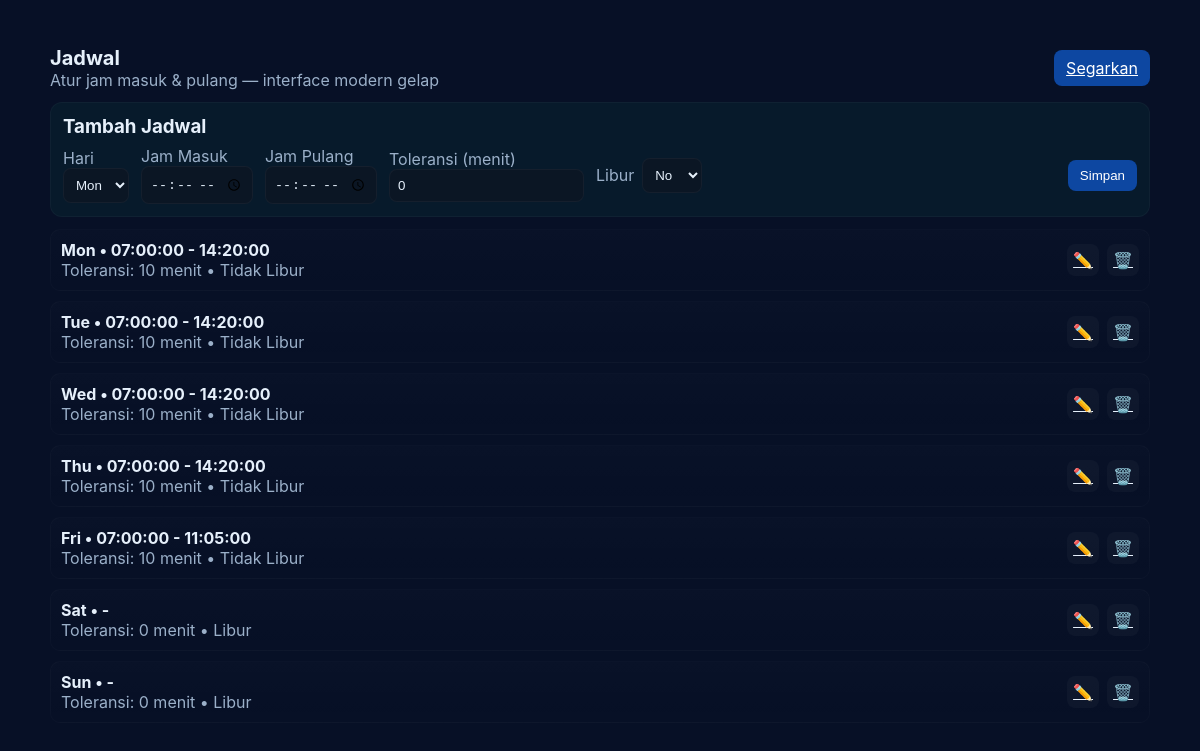
/pages/schedule.php, run on the app's committed database.
### tables this page shows
CREATE TABLE `schedules` (
  `id` int(11) NOT NULL,
  `day` enum('Mon','Tue','Wed','Thu','Fri','Sat','Sun') NOT NULL,
  `time_in` time DEFAULT NULL,
  `time_out` time DEFAULT NULL,
  `grace_period` int(3) DEFAULT NULL,
  `is_holiday` tinyint(1) DEFAULT 0
);

### pages/schedule.php (the view, shortened to what this page needs)
<?php
include 'db.php';
$res = $conn->query("SELECT * FROM schedules ORDER BY FIELD(day,'Mon','Tue','Wed','Thu','Fri','Sat','Sun'), time_in ASC");
$edit_data = null;
$days = ['Mon'=>'Mon','Tue'=>'Tue','Wed'=>'Wed','Thu'=>'Thu','Fri'=>'Fri','Sat'=>'Sat','Sun'=>'Sun'];
function esc($s){ return htmlspecialchars($s ?? '', ENT_QUOTES, 'UTF-8'); }
?>
<!doctype html>
<html lang="id" data-theme="dark">
<head>
</head>
<body>
<div class="container">
  <div class="header">
    <div>
      <div class="title">Jadwal</div>
      <div class="small">Atur jam masuk & pulang — interface modern gelap</div>
    </div>
    <div>
      <a href="index.php?page=schedule" class="btn">Segarkan</a>
    </div>
  </div>
  <div class="card">
    <h3 style="margin:0 0 8px 0"><?= $edit_data ? 'Edit Jadwal' : 'Tambah Jadwal' ?></h3>
    <form action="action_schedule.php" method="post" class="form-inline">
      <div>
        <label class="small">Hari</label><br>
        <select name="day" required>
          <?php foreach ($days as $k=>$v): ?>
            <option value="<?= esc($k) ?>" <?= (isset($edit_data['day']) && $edit_data['day']==$k)?'selected':'' ?>><?= esc($v) ?></option>
          <?php endforeach; ?>
        </select>
      </div>
      <div>
        <label class="small">Jam Masuk</label><br>
        <input type="time" name="time_in" required value="<?= esc($edit_data['time_in'] ?? '') ?>">
      </div>
      <div>
        <label class="small">Jam Pulang</label><br>
        <input type="time" name="time_out" required value="<?= esc($edit_data['time_out'] ?? '') ?>">
      </div>
      <div>
        <label class="small">Toleransi (menit)</label><br>
        <input type="text" name="grace_period" value="<?= esc($edit_data['grace_period'] ?? '0') ?>">
      </div>
      <div style="display:flex;align-items:center;gap:8px">
        <label class="small">Libur</label>
        <select name="is_holiday">
          <option value="0" <?= (isset($edit_data['is_holiday']) && intval($edit_data['is_holiday'])===1)?'':'selected' ?>>No</option>
        </select>
      </div>
      <div style="margin-left:auto">
        <button type="submit" name="<?= $edit_data ? 'update' : 'create' ?>" class="btn"><?= $edit_data ? 'Update' : 'Simpan' ?></button>
      </div>
    </form>
  </div>
  <div class="list">
    <?php if ($res && $res->num_rows): while ($r = $res->fetch_assoc()): ?>
      <div class="item">
        <div class="meta">
          <div class="day"><?= esc($r['day']) ?> • <?= esc($r['time_in']) ?> - <?= esc($r['time_out']) ?></div>
          <div class="small">Toleransi: <?= esc($r['grace_period']) ?> menit • <?= intval($r['is_holiday']) ? 'Libur' : 'Tidak Libur' ?></div>
        </div>
        <div class="actions">
          <a href="index.php?page=schedule&edit=<?= intval($r['id']) ?>" class="icon">✏️</a>
          <a href="action_schedule.php?delete=<?= intval($r['id']) ?>" onclick="return confirm('Hapus jadwal ini?')" class="icon">🗑️</a>
        </div>
      </div>
    <?php endwhile; else: ?>
      <div class="card placeholder">Belum ada jadwal</div>
    <?php endif; ?>
  </div>
</div>
</body>
</html>

### pages/schedule.php (style rules this page uses)
:root { --bg:#071026;--panel:#071a2b;--muted:#9bb0c9;--text:#e6f0fb;--accent:#0D47A1 }
html,body { background:var(--bg);color:var(--text);font-family:Inter,system-ui,Segoe UI,Roboto,Arial;margin:0;padding:0 }
.container { max-width:1100px;margin:28px auto;padding:18px }
.header { display:flex;justify-content:space-between;align-items:center;margin-bottom:12px }
.title { font-size:20px;font-weight:700 }
.card { background:var(--panel);border-radius:12px;padding:12px;border:1px solid rgba(255,255,255,0.03) }
.form-inline { display:flex;gap:12px;flex-wrap:wrap;align-items:center }
input[type="text"], input[type="time"], select { background:#0b1624;color:var(--text);border:1px solid rgba(255,255,255,0.04);padding:8px;border-radius:8px }
.btn { background:var(--accent);color:white;padding:8px 12px;border-radius:8px;border:0;cursor:pointer }
.list { display:flex;flex-direction:column;gap:10px;margin-top:12px }
.item { display:flex;justify-content:space-between;align-items:center;padding:10px;border-radius:10px;background:linear-gradient(180deg, rgba(255,255,255,0.01), transparent);border:1px solid rgba(255,255,255,0.02);transition:transform .12s ease, box-shadow .12s ease }
.meta { display:flex;flex-direction:column }
.day { font-weight:700 }
.small { color:var(--muted) }
.actions { display:flex;gap:8px }
.icon { background:rgba(255,255,255,0.03);padding:6px;border-radius:8px;color:var(--text) }

### data on the page
schedules: day "Mon", time_in "07:00:00", time_out "14:20:00", grace_period "10", is_holiday "Tidak Libur"
schedules: day "Tue", time_in "07:00:00", time_out "14:20:00", grace_period "10", is_holiday "Tidak Libur"
schedules: day "Wed", time_in "07:00:00", time_out "14:20:00", grace_period "10", is_holiday "Tidak Libur"
schedules: day "Thu", time_in "07:00:00", time_out "14:20:00", grace_period "10", is_holiday "Tidak Libur"
schedules: day "Fri", time_in "07:00:00", time_out "11:05:00", grace_period "10", is_holiday "Tidak Libur"
schedules: day "Sat", grace_period "0", is_holiday "Libur"
schedules: day "Sun", grace_period "0", is_holiday "Libur"

### other printed values
form field day "Mon"
